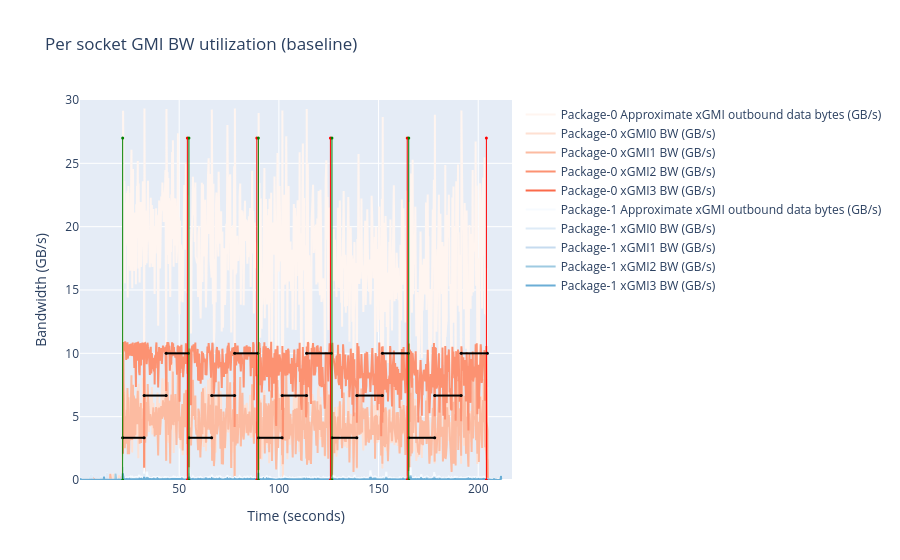
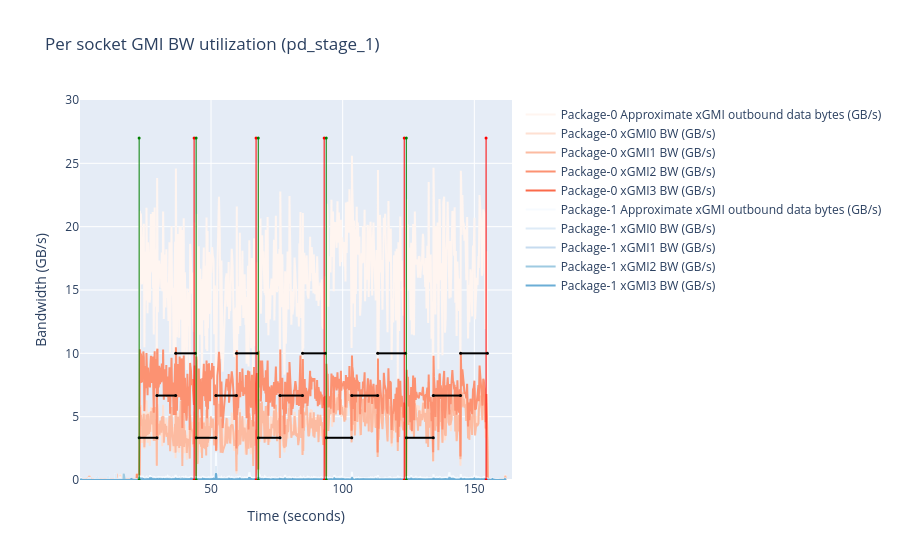
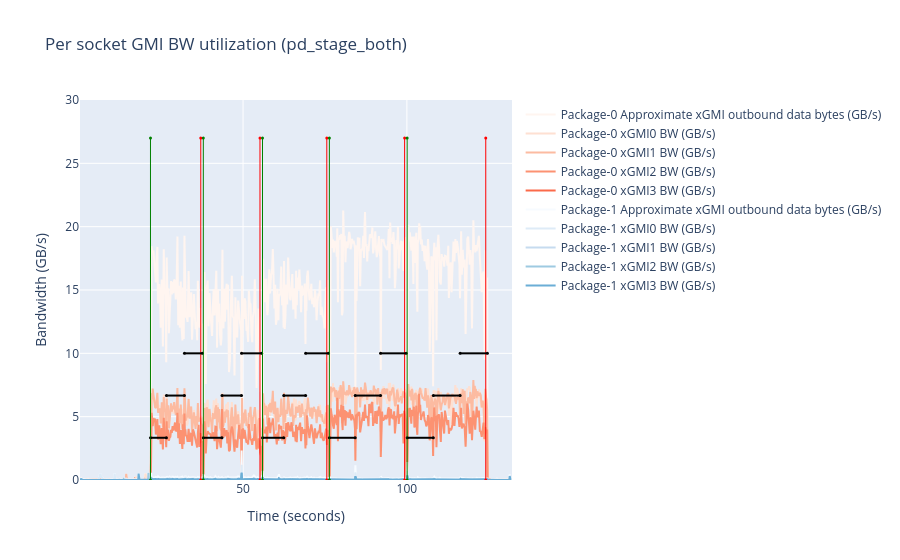

The cell these charts' notebook holds for them, in order:
### Code cell
def xgmi_bw(data: pd.DataFrame, timestamps: pd.DataFrame) -> go.Figure:
    fig = go.Figure()
    max_y_bw = 30
    time_axis = data['Timestamp'].dt.total_seconds()
    y_values = sorted([col for col in data.columns if 'GMI' in col])
    col_pal = ColumnColourPallette(y_values)
    for y_val in y_values:
        fig.add_trace(go.Scatter(x=time_axis, y=data[y_val], mode='lines', name=y_val, line=dict(color=col_pal[y_val])))

    fig.update_layout(title='Per socket GMI BW utilization', xaxis_title='Time (seconds)', yaxis_title='Bandwidth (GB/s)')
    fig.update_yaxes(range=[0, max_y_bw])
    # start/end of warmup + iterations of specific selectivity
    df_timestamps = timestamps[timestamps['label'].str.contains("sel_")]
    add_timestamp_start_end_bars(fig, df_timestamps)
    df_query_timestamps = timestamps[timestamps['label'].str.contains("query_")]
    add_query_start_end_bars(fig, df_query_timestamps)
    return fig

# create all of the graphs
if baseline:
    baseline_xgmi_fig = xgmi_bw(df_baseline, ts_baseline)
    baseline_xgmi_fig.update_layout(title='Per socket GMI BW utilization (baseline)')
    baseline_xgmi_fig.show()

if pd_max:
    pd_max_xgmi_fig = xgmi_bw(df_pd_max, ts_pd_max)
    pd_max_xgmi_fig.update_layout(title='Per socket GMI BW utilization (pd_max)')
    pd_max_xgmi_fig.show()

if pd_dop4:
    pd_dop4_xgmi_fig = xgmi_bw(df_pd_dop4, ts_pd_dop4)
    pd_dop4_xgmi_fig.update_layout(title='Per socket GMI BW utilization (pd_dop4)')
    pd_dop4_xgmi_fig.show()
    
if pd_stage_1:
    pd_stage_1_xgmi_fig = xgmi_bw(df_pd_stage_1, ts_pd_stage_1)
    pd_stage_1_xgmi_fig.update_layout(title='Per socket GMI BW utilization (pd_stage_1)')
    pd_stage_1_xgmi_fig.show()

if pd_stage_both:
    pd_stage_both_xgmi_fig = xgmi_bw(df_pd_stage_both, ts_pd_stage_both)
    pd_stage_both_xgmi_fig.update_layout(title='Per socket GMI BW utilization (pd_stage_both)')
    pd_stage_both_xgmi_fig.show()

### Figure 1 — Plotly figure (JSON) as saved in the notebook; plotly's stock layout.template omitted (floating-point values rounded to 4 significant figures; data arrays with more than 128 entries replaced by an {"elided": "..."} marker saying what was removed)
{"data": [{"line": {"color": "rgb(255,245,240)"}, "mode": "lines", "name": "Package-0 Approximate xGMI outbound data bytes (GB/s)", "type": "scatter", "x": {"elided": "991 float values"}, "y": {"elided": "991 float values"}}, {"line": {"color": "rgb(254,224,210)"}, "mode": "lines", "name": "Package-0 xGMI0 BW (GB/s)", "type": "scatter", "x": {"elided": "991 float values"}, "y": {"elided": "991 float values"}}, {"line": {"color": "rgb(252,187,161)"}, "mode": "lines", "name": "Package-0 xGMI1 BW (GB/s)", "type": "scatter", "x": {"elided": "991 float values"}, "y": {"elided": "991 float values"}}, {"line": {"color": "rgb(252,146,114)"}, "mode": "lines", "name": "Package-0 xGMI2 BW (GB/s)", "type": "scatter", "x": {"elided": "991 float values"}, "y": {"elided": "991 float values"}}, {"line": {"color": "rgb(251,106,74)"}, "mode": "lines", "name": "Package-0 xGMI3 BW (GB/s)", "type": "scatter", "x": {"elided": "991 float values"}, "y": {"elided": "991 int values"}}, {"line": {"color": "rgb(247,251,255)"}, "mode": "lines", "name": "Package-1 Approximate xGMI outbound data bytes (GB/s)", "type": "scatter", "x": {"elided": "991 float values"}, "y": {"elided": "991 float values"}}, {"line": {"color": "rgb(222,235,247)"}, "mode": "lines", "name": "Package-1 xGMI0 BW (GB/s)", "type": "scatter", "x": {"elided": "991 float values"}, "y": {"elided": "991 float values"}}, {"line": {"color": "rgb(198,219,239)"}, "mode": "lines", "name": "Package-1 xGMI1 BW (GB/s)", "type": "scatter", "x": {"elided": "991 float values"}, "y": {"elided": "991 int values"}}, {"line": {"color": "rgb(158,202,225)"}, "mode": "lines", "name": "Package-1 xGMI2 BW (GB/s)", "type": "scatter", "x": {"elided": "991 float values"}, "y": {"elided": "991 float values"}}, {"line": {"color": "rgb(107,174,214)"}, "mode": "lines", "name": "Package-1 xGMI3 BW (GB/s)", "type": "scatter", "x": {"elided": "991 float values"}, "y": {"elided": "991 float values"}}, {"hoverinfo": "text", "hovertext": ["start sel_0.000100", "start sel_0.000100"], "marker": {"color": "green", "size": 3}, "mode": "markers", "showlegend": false, "type": "scatter", "x": [21.64, 21.64], "y": [0, 27]}, {"hoverinfo": "text", "hovertext": ["start sel_0.000100", "start sel_0.000100"], "marker": {"color": "red", "size": 3}, "mode": "markers", "showlegend": false, "type": "scatter", "x": [54.09, 54.09], "y": [0, 27]}, {"hoverinfo": "text", "hovertext": ["start sel_0.001000", "start sel_0.001000"], "marker": {"color": "green", "size": 3}, "mode": "markers", "showlegend": false, "type": "scatter", "x": [54.87, 54.87], "y": [0, 27]}, {"hoverinfo": "text", "hovertext": ["start sel_0.001000", "start sel_0.001000"], "marker": {"color": "red", "size": 3}, "mode": "markers", "showlegend": false, "type": "scatter", "x": [88.94, 88.94], "y": [0, 27]}, {"hoverinfo": "text", "hovertext": ["start sel_0.010000", "start sel_0.010000"], "marker": {"color": "green", "size": 3}, "mode": "markers", "showlegend": false, "type": "scatter", "x": [89.72, 89.72], "y": [0, 27]}, {"hoverinfo": "text", "hovertext": ["start sel_0.010000", "start sel_0.010000"], "marker": {"color": "red", "size": 3}, "mode": "markers", "showlegend": false, "type": "scatter", "x": [125.8, 125.8], "y": [0, 27]}, {"hoverinfo": "text", "hovertext": ["start sel_0.100000", "start sel_0.100000"], "marker": {"color": "green", "size": 3}, "mode": "markers", "showlegend": false, "type": "scatter", "x": [126.6, 126.6], "y": [0, 27]}, {"hoverinfo": "text", "hovertext": ["start sel_0.100000", "start sel_0.100000"], "marker": {"color": "red", "size": 3}, "mode": "markers", "showlegend": false, "type": "scatter", "x": [164.4, 164.4], "y": [0, 27]}, {"hoverinfo": "text", "hovertext": ["start sel_1.000000", "start sel_1.000000"], "marker": {"color": "green", "size": 3}, "mode": "markers", "showlegend": false, "type": "scatter", "x": [165.1, 165.1], "y": [0, 27]}, {"hoverinfo": "text", "hovertext": ["start sel_1.000000", "start sel_1.000000"], "marker": {"color": "red", "size": 3}, "mode": "markers", "showlegend": false, "type": "scatter", "x": [204.1, 204.1], "y": [0, 27]}, {"hoverinfo": "text", "hovertext": ["start query_warmup. Duration: 10.77s", "end query_warmup. Duration: 10.77s"], "marker": {"color": "black", "size": 3}, "mode": "markers", "showlegend": false, "type": "scatter", "x": [21.64, 32.41], "y": [3.333, 3.333]}, {"hoverinfo": "text", "hovertext": ["start query_iter_0. Duration: 11.06s", "end query_iter_0. Duration: 11.06s"], "marker": {"color": "black", "size": 3}, "mode": "markers", "showlegend": false, "type": "scatter", "x": [32.41, 43.47], "y": [6.667, 6.667]}, {"hoverinfo": "text", "hovertext": ["start query_iter_1. Duration: 11.12s", "end query_iter_1. Duration: 11.12s"], "marker": {"color": "black", "size": 3}, "mode": "markers", "showlegend": false, "type": "scatter", "x": [43.47, 54.59], "y": [10, 10]}, {"hoverinfo": "text", "hovertext": ["start query_warmup. Duration: 11.41s", "end query_warmup. Duration: 11.41s"], "marker": {"color": "black", "size": 3}, "mode": "markers", "showlegend": false, "type": "scatter", "x": [54.87, 66.28], "y": [3.333, 3.333]}, {"hoverinfo": "text", "hovertext": ["start query_iter_0. Duration: 11.51s", "end query_iter_0. Duration: 11.51s"], "marker": {"color": "black", "size": 3}, "mode": "markers", "showlegend": false, "type": "scatter", "x": [66.28, 77.8], "y": [6.667, 6.667]}, {"hoverinfo": "text", "hovertext": ["start query_iter_1. Duration: 11.64s", "end query_iter_1. Duration: 11.64s"], "marker": {"color": "black", "size": 3}, "mode": "markers", "showlegend": false, "type": "scatter", "x": [77.8, 89.44], "y": [10, 10]}, {"hoverinfo": "text", "hovertext": ["start query_warmup. Duration: 11.91s", "end query_warmup. Duration: 11.91s"], "marker": {"color": "black", "size": 3}, "mode": "markers", "showlegend": false, "type": "scatter", "x": [89.72, 101.6], "y": [3.333, 3.333]}, {"hoverinfo": "text", "hovertext": ["start query_iter_0. Duration: 12.26s", "end query_iter_0. Duration: 12.26s"], "marker": {"color": "black", "size": 3}, "mode": "markers", "showlegend": false, "type": "scatter", "x": [101.6, 113.9], "y": [6.667, 6.667]}, {"hoverinfo": "text", "hovertext": ["start query_iter_1. Duration: 12.46s", "end query_iter_1. Duration: 12.46s"], "marker": {"color": "black", "size": 3}, "mode": "markers", "showlegend": false, "type": "scatter", "x": [113.9, 126.3], "y": [10, 10]}, {"hoverinfo": "text", "hovertext": ["start query_warmup. Duration: 12.48s", "end query_warmup. Duration: 12.48s"], "marker": {"color": "black", "size": 3}, "mode": "markers", "showlegend": false, "type": "scatter", "x": [126.6, 139.1], "y": [3.333, 3.333]}, {"hoverinfo": "text", "hovertext": ["start query_iter_0. Duration: 12.83s", "end query_iter_0. Duration: 12.83s"], "marker": {"color": "black", "size": 3}, "mode": "markers", "showlegend": false, "type": "scatter", "x": [139.1, 151.9], "y": [6.667, 6.667]}, {"hoverinfo": "text", "hovertext": ["start query_iter_1. Duration: 12.95s", "end query_iter_1. Duration: 12.95s"], "marker": {"color": "black", "size": 3}, "mode": "markers", "showlegend": false, "type": "scatter", "x": [151.9, 164.9], "y": [10, 10]}, {"hoverinfo": "text", "hovertext": ["start query_warmup. Duration: 13.02s", "end query_warmup. Duration: 13.02s"], "marker": {"color": "black", "size": 3}, "mode": "markers", "showlegend": false, "type": "scatter", "x": [165.1, 178.2], "y": [3.333, 3.333]}, {"hoverinfo": "text", "hovertext": ["start query_iter_0. Duration: 13.28s", "end query_iter_0. Duration: 13.28s"], "marker": {"color": "black", "size": 3}, "mode": "markers", "showlegend": false, "type": "scatter", "x": [178.2, 191.4], "y": [6.667, 6.667]}, {"hoverinfo": "text", "hovertext": ["start query_iter_1. Duration: 13.16s", "end query_iter_1. Duration: 13.16s"], "marker": {"color": "black", "size": 3}, "mode": "markers", "showlegend": false, "type": "scatter", "x": [191.4, 204.6], "y": [10, 10]}], "layout": {"shapes": [{"line": {"color": "green", "width": 1}, "showlegend": false, "type": "line", "x0": 21.64, "x1": 21.64, "y0": 0, "y1": 27}, {"line": {"color": "red", "width": 1}, "showlegend": false, "type": "line", "x0": 54.09, "x1": 54.09, "y0": 0, "y1": 27}, {"line": {"color": "green", "width": 1}, "showlegend": false, "type": "line", "x0": 54.87, "x1": 54.87, "y0": 0, "y1": 27}, {"line": {"color": "red", "width": 1}, "showlegend": false, "type": "line", "x0": 88.94, "x1": 88.94, "y0": 0, "y1": 27}, {"line": {"color": "green", "width": 1}, "showlegend": false, "type": "line", "x0": 89.72, "x1": 89.72, "y0": 0, "y1": 27}, {"line": {"color": "red", "width": 1}, "showlegend": false, "type": "line", "x0": 125.8, "x1": 125.8, "y0": 0, "y1": 27}, {"line": {"color": "green", "width": 1}, "showlegend": false, "type": "line", "x0": 126.6, "x1": 126.6, "y0": 0, "y1": 27}, {"line": {"color": "red", "width": 1}, "showlegend": false, "type": "line", "x0": 164.4, "x1": 164.4, "y0": 0, "y1": 27}, {"line": {"color": "green", "width": 1}, "showlegend": false, "type": "line", "x0": 165.1, "x1": 165.1, "y0": 0, "y1": 27}, {"line": {"color": "red", "width": 1}, "showlegend": false, "type": "line", "x0": 204.1, "x1": 204.1, "y0": 0, "y1": 27}, {"line": {"color": "black", "width": 2}, "showlegend": false, "type": "line", "x0": 21.64, "x1": 32.41, "y0": 3.333, "y1": 3.333}, {"line": {"color": "black", "width": 2}, "showlegend": false, "type": "line", "x0": 32.41, "x1": 43.47, "y0": 6.667, "y1": 6.667}, {"line": {"color": "black", "width": 2}, "showlegend": false, "type": "line", "x0": 43.47, "x1": 54.59, "y0": 10, "y1": 10}, {"line": {"color": "black", "width": 2}, "showlegend": false, "type": "line", "x0": 54.87, "x1": 66.28, "y0": 3.333, "y1": 3.333}, {"line": {"color": "black", "width": 2}, "showlegend": false, "type": "line", "x0": 66.28, "x1": 77.8, "y0": 6.667, "y1": 6.667}, {"line": {"color": "black", "width": 2}, "showlegend": false, "type": "line", "x0": 77.8, "x1": 89.44, "y0": 10, "y1": 10}, {"line": {"color": "black", "width": 2}, "showlegend": false, "type": "line", "x0": 89.72, "x1": 101.6, "y0": 3.333, "y1": 3.333}, {"line": {"color": "black", "width": 2}, "showlegend": false, "type": "line", "x0": 101.6, "x1": 113.9, "y0": 6.667, "y1": 6.667}, {"line": {"color": "black", "width": 2}, "showlegend": false, "type": "line", "x0": 113.9, "x1": 126.3, "y0": 10, "y1": 10}, {"line": {"color": "black", "width": 2}, "showlegend": false, "type": "line", "x0": 126.6, "x1": 139.1, "y0": 3.333, "y1": 3.333}, {"line": {"color": "black", "width": 2}, "showlegend": false, "type": "line", "x0": 139.1, "x1": 151.9, "y0": 6.667, "y1": 6.667}, {"line": {"color": "black", "width": 2}, "showlegend": false, "type": "line", "x0": 151.9, "x1": 164.9, "y0": 10, "y1": 10}, {"line": {"color": "black", "width": 2}, "showlegend": false, "type": "line", "x0": 165.1, "x1": 178.2, "y0": 3.333, "y1": 3.333}, {"line": {"color": "black", "width": 2}, "showlegend": false, "type": "line", "x0": 178.2, "x1": 191.4, "y0": 6.667, "y1": 6.667}, {"line": {"color": "black", "width": 2}, "showlegend": false, "type": "line", "x0": 191.4, "x1": 204.6, "y0": 10, "y1": 10}], "title": {"text": "Per socket GMI BW utilization (baseline)"}, "xaxis": {"title": {"text": "Time (seconds)"}}, "yaxis": {"range": [0, 30], "title": {"text": "Bandwidth (GB/s)"}}}}

### Figure 2 — Plotly figure (JSON) as saved in the notebook; plotly's stock layout.template omitted (floating-point values rounded to 4 significant figures; data arrays with more than 128 entries replaced by an {"elided": "..."} marker saying what was removed)
{"data": [{"line": {"color": "rgb(255,245,240)"}, "mode": "lines", "name": "Package-0 Approximate xGMI outbound data bytes (GB/s)", "type": "scatter", "x": {"elided": "821 float values"}, "y": {"elided": "821 float values"}}, {"line": {"color": "rgb(254,224,210)"}, "mode": "lines", "name": "Package-0 xGMI0 BW (GB/s)", "type": "scatter", "x": {"elided": "821 float values"}, "y": {"elided": "821 float values"}}, {"line": {"color": "rgb(252,187,161)"}, "mode": "lines", "name": "Package-0 xGMI1 BW (GB/s)", "type": "scatter", "x": {"elided": "821 float values"}, "y": {"elided": "821 float values"}}, {"line": {"color": "rgb(252,146,114)"}, "mode": "lines", "name": "Package-0 xGMI2 BW (GB/s)", "type": "scatter", "x": {"elided": "821 float values"}, "y": {"elided": "821 float values"}}, {"line": {"color": "rgb(251,106,74)"}, "mode": "lines", "name": "Package-0 xGMI3 BW (GB/s)", "type": "scatter", "x": {"elided": "821 float values"}, "y": {"elided": "821 int values"}}, {"line": {"color": "rgb(247,251,255)"}, "mode": "lines", "name": "Package-1 Approximate xGMI outbound data bytes (GB/s)", "type": "scatter", "x": {"elided": "821 float values"}, "y": {"elided": "821 float values"}}, {"line": {"color": "rgb(222,235,247)"}, "mode": "lines", "name": "Package-1 xGMI0 BW (GB/s)", "type": "scatter", "x": {"elided": "821 float values"}, "y": {"elided": "821 float values"}}, {"line": {"color": "rgb(198,219,239)"}, "mode": "lines", "name": "Package-1 xGMI1 BW (GB/s)", "type": "scatter", "x": {"elided": "821 float values"}, "y": {"elided": "821 int values"}}, {"line": {"color": "rgb(158,202,225)"}, "mode": "lines", "name": "Package-1 xGMI2 BW (GB/s)", "type": "scatter", "x": {"elided": "821 float values"}, "y": {"elided": "821 float values"}}, {"line": {"color": "rgb(107,174,214)"}, "mode": "lines", "name": "Package-1 xGMI3 BW (GB/s)", "type": "scatter", "x": {"elided": "821 float values"}, "y": {"elided": "821 float values"}}, {"hoverinfo": "text", "hovertext": ["start sel_0.000100", "start sel_0.000100"], "marker": {"color": "green", "size": 3}, "mode": "markers", "showlegend": false, "type": "scatter", "x": [22.71, 22.71], "y": [0, 27]}, {"hoverinfo": "text", "hovertext": ["start sel_0.000100", "start sel_0.000100"], "marker": {"color": "red", "size": 3}, "mode": "markers", "showlegend": false, "type": "scatter", "x": [43.58, 43.58], "y": [0, 27]}, {"hoverinfo": "text", "hovertext": ["start sel_0.001000", "start sel_0.001000"], "marker": {"color": "green", "size": 3}, "mode": "markers", "showlegend": false, "type": "scatter", "x": [44.35, 44.35], "y": [0, 27]}, {"hoverinfo": "text", "hovertext": ["start sel_0.001000", "start sel_0.001000"], "marker": {"color": "red", "size": 3}, "mode": "markers", "showlegend": false, "type": "scatter", "x": [67.11, 67.11], "y": [0, 27]}, {"hoverinfo": "text", "hovertext": ["start sel_0.010000", "start sel_0.010000"], "marker": {"color": "green", "size": 3}, "mode": "markers", "showlegend": false, "type": "scatter", "x": [67.94, 67.94], "y": [0, 27]}, {"hoverinfo": "text", "hovertext": ["start sel_0.010000", "start sel_0.010000"], "marker": {"color": "red", "size": 3}, "mode": "markers", "showlegend": false, "type": "scatter", "x": [92.97, 92.97], "y": [0, 27]}, {"hoverinfo": "text", "hovertext": ["start sel_0.100000", "start sel_0.100000"], "marker": {"color": "green", "size": 3}, "mode": "markers", "showlegend": false, "type": "scatter", "x": [93.76, 93.76], "y": [0, 27]}, {"hoverinfo": "text", "hovertext": ["start sel_0.100000", "start sel_0.100000"], "marker": {"color": "red", "size": 3}, "mode": "markers", "showlegend": false, "type": "scatter", "x": [123.4, 123.4], "y": [0, 27]}, {"hoverinfo": "text", "hovertext": ["start sel_1.000000", "start sel_1.000000"], "marker": {"color": "green", "size": 3}, "mode": "markers", "showlegend": false, "type": "scatter", "x": [124.2, 124.2], "y": [0, 27]}, {"hoverinfo": "text", "hovertext": ["start sel_1.000000", "start sel_1.000000"], "marker": {"color": "red", "size": 3}, "mode": "markers", "showlegend": false, "type": "scatter", "x": [154.5, 154.5], "y": [0, 27]}, {"hoverinfo": "text", "hovertext": ["start query_warmup. Duration: 6.74s", "end query_warmup. Duration: 6.74s"], "marker": {"color": "black", "size": 3}, "mode": "markers", "showlegend": false, "type": "scatter", "x": [22.71, 29.45], "y": [3.333, 3.333]}, {"hoverinfo": "text", "hovertext": ["start query_iter_0. Duration: 7.12s", "end query_iter_0. Duration: 7.12s"], "marker": {"color": "black", "size": 3}, "mode": "markers", "showlegend": false, "type": "scatter", "x": [29.45, 36.58], "y": [6.667, 6.667]}, {"hoverinfo": "text", "hovertext": ["start query_iter_1. Duration: 7.50s", "end query_iter_1. Duration: 7.50s"], "marker": {"color": "black", "size": 3}, "mode": "markers", "showlegend": false, "type": "scatter", "x": [36.58, 44.08], "y": [10, 10]}, {"hoverinfo": "text", "hovertext": ["start query_warmup. Duration: 7.49s", "end query_warmup. Duration: 7.49s"], "marker": {"color": "black", "size": 3}, "mode": "markers", "showlegend": false, "type": "scatter", "x": [44.35, 51.85], "y": [3.333, 3.333]}, {"hoverinfo": "text", "hovertext": ["start query_iter_0. Duration: 7.83s", "end query_iter_0. Duration: 7.83s"], "marker": {"color": "black", "size": 3}, "mode": "markers", "showlegend": false, "type": "scatter", "x": [51.85, 59.67], "y": [6.667, 6.667]}, {"hoverinfo": "text", "hovertext": ["start query_iter_1. Duration: 7.94s", "end query_iter_1. Duration: 7.94s"], "marker": {"color": "black", "size": 3}, "mode": "markers", "showlegend": false, "type": "scatter", "x": [59.67, 67.61], "y": [10, 10]}, {"hoverinfo": "text", "hovertext": ["start query_warmup. Duration: 8.25s", "end query_warmup. Duration: 8.25s"], "marker": {"color": "black", "size": 3}, "mode": "markers", "showlegend": false, "type": "scatter", "x": [67.94, 76.2], "y": [3.333, 3.333]}, {"hoverinfo": "text", "hovertext": ["start query_iter_0. Duration: 8.56s", "end query_iter_0. Duration: 8.56s"], "marker": {"color": "black", "size": 3}, "mode": "markers", "showlegend": false, "type": "scatter", "x": [76.2, 84.75], "y": [6.667, 6.667]}, {"hoverinfo": "text", "hovertext": ["start query_iter_1. Duration: 8.72s", "end query_iter_1. Duration: 8.72s"], "marker": {"color": "black", "size": 3}, "mode": "markers", "showlegend": false, "type": "scatter", "x": [84.75, 93.47], "y": [10, 10]}, {"hoverinfo": "text", "hovertext": ["start query_warmup. Duration: 9.69s", "end query_warmup. Duration: 9.69s"], "marker": {"color": "black", "size": 3}, "mode": "markers", "showlegend": false, "type": "scatter", "x": [93.76, 103.4], "y": [3.333, 3.333]}, {"hoverinfo": "text", "hovertext": ["start query_iter_0. Duration: 9.85s", "end query_iter_0. Duration: 9.85s"], "marker": {"color": "black", "size": 3}, "mode": "markers", "showlegend": false, "type": "scatter", "x": [103.4, 113.3], "y": [6.667, 6.667]}, {"hoverinfo": "text", "hovertext": ["start query_iter_1. Duration: 10.59s", "end query_iter_1. Duration: 10.59s"], "marker": {"color": "black", "size": 3}, "mode": "markers", "showlegend": false, "type": "scatter", "x": [113.3, 123.9], "y": [10, 10]}, {"hoverinfo": "text", "hovertext": ["start query_warmup. Duration: 10.25s", "end query_warmup. Duration: 10.25s"], "marker": {"color": "black", "size": 3}, "mode": "markers", "showlegend": false, "type": "scatter", "x": [124.2, 134.4], "y": [3.333, 3.333]}, {"hoverinfo": "text", "hovertext": ["start query_iter_0. Duration: 10.35s", "end query_iter_0. Duration: 10.35s"], "marker": {"color": "black", "size": 3}, "mode": "markers", "showlegend": false, "type": "scatter", "x": [134.4, 144.8], "y": [6.667, 6.667]}, {"hoverinfo": "text", "hovertext": ["start query_iter_1. Duration: 10.19s", "end query_iter_1. Duration: 10.19s"], "marker": {"color": "black", "size": 3}, "mode": "markers", "showlegend": false, "type": "scatter", "x": [144.8, 155.0], "y": [10, 10]}], "layout": {"shapes": [{"line": {"color": "green", "width": 1}, "showlegend": false, "type": "line", "x0": 22.71, "x1": 22.71, "y0": 0, "y1": 27}, {"line": {"color": "red", "width": 1}, "showlegend": false, "type": "line", "x0": 43.58, "x1": 43.58, "y0": 0, "y1": 27}, {"line": {"color": "green", "width": 1}, "showlegend": false, "type": "line", "x0": 44.35, "x1": 44.35, "y0": 0, "y1": 27}, {"line": {"color": "red", "width": 1}, "showlegend": false, "type": "line", "x0": 67.11, "x1": 67.11, "y0": 0, "y1": 27}, {"line": {"color": "green", "width": 1}, "showlegend": false, "type": "line", "x0": 67.94, "x1": 67.94, "y0": 0, "y1": 27}, {"line": {"color": "red", "width": 1}, "showlegend": false, "type": "line", "x0": 92.97, "x1": 92.97, "y0": 0, "y1": 27}, {"line": {"color": "green", "width": 1}, "showlegend": false, "type": "line", "x0": 93.76, "x1": 93.76, "y0": 0, "y1": 27}, {"line": {"color": "red", "width": 1}, "showlegend": false, "type": "line", "x0": 123.4, "x1": 123.4, "y0": 0, "y1": 27}, {"line": {"color": "green", "width": 1}, "showlegend": false, "type": "line", "x0": 124.2, "x1": 124.2, "y0": 0, "y1": 27}, {"line": {"color": "red", "width": 1}, "showlegend": false, "type": "line", "x0": 154.5, "x1": 154.5, "y0": 0, "y1": 27}, {"line": {"color": "black", "width": 2}, "showlegend": false, "type": "line", "x0": 22.71, "x1": 29.45, "y0": 3.333, "y1": 3.333}, {"line": {"color": "black", "width": 2}, "showlegend": false, "type": "line", "x0": 29.45, "x1": 36.58, "y0": 6.667, "y1": 6.667}, {"line": {"color": "black", "width": 2}, "showlegend": false, "type": "line", "x0": 36.58, "x1": 44.08, "y0": 10, "y1": 10}, {"line": {"color": "black", "width": 2}, "showlegend": false, "type": "line", "x0": 44.35, "x1": 51.85, "y0": 3.333, "y1": 3.333}, {"line": {"color": "black", "width": 2}, "showlegend": false, "type": "line", "x0": 51.85, "x1": 59.67, "y0": 6.667, "y1": 6.667}, {"line": {"color": "black", "width": 2}, "showlegend": false, "type": "line", "x0": 59.67, "x1": 67.61, "y0": 10, "y1": 10}, {"line": {"color": "black", "width": 2}, "showlegend": false, "type": "line", "x0": 67.94, "x1": 76.2, "y0": 3.333, "y1": 3.333}, {"line": {"color": "black", "width": 2}, "showlegend": false, "type": "line", "x0": 76.2, "x1": 84.75, "y0": 6.667, "y1": 6.667}, {"line": {"color": "black", "width": 2}, "showlegend": false, "type": "line", "x0": 84.75, "x1": 93.47, "y0": 10, "y1": 10}, {"line": {"color": "black", "width": 2}, "showlegend": false, "type": "line", "x0": 93.76, "x1": 103.4, "y0": 3.333, "y1": 3.333}, {"line": {"color": "black", "width": 2}, "showlegend": false, "type": "line", "x0": 103.4, "x1": 113.3, "y0": 6.667, "y1": 6.667}, {"line": {"color": "black", "width": 2}, "showlegend": false, "type": "line", "x0": 113.3, "x1": 123.9, "y0": 10, "y1": 10}, {"line": {"color": "black", "width": 2}, "showlegend": false, "type": "line", "x0": 124.2, "x1": 134.4, "y0": 3.333, "y1": 3.333}, {"line": {"color": "black", "width": 2}, "showlegend": false, "type": "line", "x0": 134.4, "x1": 144.8, "y0": 6.667, "y1": 6.667}, {"line": {"color": "black", "width": 2}, "showlegend": false, "type": "line", "x0": 144.8, "x1": 155.0, "y0": 10, "y1": 10}], "title": {"text": "Per socket GMI BW utilization (pd_stage_1)"}, "xaxis": {"title": {"text": "Time (seconds)"}}, "yaxis": {"range": [0, 30], "title": {"text": "Bandwidth (GB/s)"}}}}

### Figure 3 — Plotly figure (JSON) as saved in the notebook; plotly's stock layout.template omitted (floating-point values rounded to 4 significant figures; data arrays with more than 128 entries replaced by an {"elided": "..."} marker saying what was removed)
{"data": [{"line": {"color": "rgb(255,245,240)"}, "mode": "lines", "name": "Package-0 Approximate xGMI outbound data bytes (GB/s)", "type": "scatter", "x": {"elided": "670 float values"}, "y": {"elided": "670 float values"}}, {"line": {"color": "rgb(254,224,210)"}, "mode": "lines", "name": "Package-0 xGMI0 BW (GB/s)", "type": "scatter", "x": {"elided": "670 float values"}, "y": {"elided": "670 float values"}}, {"line": {"color": "rgb(252,187,161)"}, "mode": "lines", "name": "Package-0 xGMI1 BW (GB/s)", "type": "scatter", "x": {"elided": "670 float values"}, "y": {"elided": "670 float values"}}, {"line": {"color": "rgb(252,146,114)"}, "mode": "lines", "name": "Package-0 xGMI2 BW (GB/s)", "type": "scatter", "x": {"elided": "670 float values"}, "y": {"elided": "670 float values"}}, {"line": {"color": "rgb(251,106,74)"}, "mode": "lines", "name": "Package-0 xGMI3 BW (GB/s)", "type": "scatter", "x": {"elided": "670 float values"}, "y": {"elided": "670 int values"}}, {"line": {"color": "rgb(247,251,255)"}, "mode": "lines", "name": "Package-1 Approximate xGMI outbound data bytes (GB/s)", "type": "scatter", "x": {"elided": "670 float values"}, "y": {"elided": "670 float values"}}, {"line": {"color": "rgb(222,235,247)"}, "mode": "lines", "name": "Package-1 xGMI0 BW (GB/s)", "type": "scatter", "x": {"elided": "670 float values"}, "y": {"elided": "670 float values"}}, {"line": {"color": "rgb(198,219,239)"}, "mode": "lines", "name": "Package-1 xGMI1 BW (GB/s)", "type": "scatter", "x": {"elided": "670 float values"}, "y": {"elided": "670 int values"}}, {"line": {"color": "rgb(158,202,225)"}, "mode": "lines", "name": "Package-1 xGMI2 BW (GB/s)", "type": "scatter", "x": {"elided": "670 float values"}, "y": {"elided": "670 float values"}}, {"line": {"color": "rgb(107,174,214)"}, "mode": "lines", "name": "Package-1 xGMI3 BW (GB/s)", "type": "scatter", "x": {"elided": "670 float values"}, "y": {"elided": "670 float values"}}, {"hoverinfo": "text", "hovertext": ["start sel_0.000100", "start sel_0.000100"], "marker": {"color": "green", "size": 3}, "mode": "markers", "showlegend": false, "type": "scatter", "x": [21.75, 21.75], "y": [0, 27]}, {"hoverinfo": "text", "hovertext": ["start sel_0.000100", "start sel_0.000100"], "marker": {"color": "red", "size": 3}, "mode": "markers", "showlegend": false, "type": "scatter", "x": [37.1, 37.1], "y": [0, 27]}, {"hoverinfo": "text", "hovertext": ["start sel_0.001000", "start sel_0.001000"], "marker": {"color": "green", "size": 3}, "mode": "markers", "showlegend": false, "type": "scatter", "x": [37.87, 37.87], "y": [0, 27]}, {"hoverinfo": "text", "hovertext": ["start sel_0.001000", "start sel_0.001000"], "marker": {"color": "red", "size": 3}, "mode": "markers", "showlegend": false, "type": "scatter", "x": [55.17, 55.17], "y": [0, 27]}, {"hoverinfo": "text", "hovertext": ["start sel_0.010000", "start sel_0.010000"], "marker": {"color": "green", "size": 3}, "mode": "markers", "showlegend": false, "type": "scatter", "x": [55.94, 55.94], "y": [0, 27]}, {"hoverinfo": "text", "hovertext": ["start sel_0.010000", "start sel_0.010000"], "marker": {"color": "red", "size": 3}, "mode": "markers", "showlegend": false, "type": "scatter", "x": [75.56, 75.56], "y": [0, 27]}, {"hoverinfo": "text", "hovertext": ["start sel_0.100000", "start sel_0.100000"], "marker": {"color": "green", "size": 3}, "mode": "markers", "showlegend": false, "type": "scatter", "x": [76.34, 76.34], "y": [0, 27]}, {"hoverinfo": "text", "hovertext": ["start sel_0.100000", "start sel_0.100000"], "marker": {"color": "red", "size": 3}, "mode": "markers", "showlegend": false, "type": "scatter", "x": [99.31, 99.31], "y": [0, 27]}, {"hoverinfo": "text", "hovertext": ["start sel_1.000000", "start sel_1.000000"], "marker": {"color": "green", "size": 3}, "mode": "markers", "showlegend": false, "type": "scatter", "x": [100.1, 100.1], "y": [0, 27]}, {"hoverinfo": "text", "hovertext": ["start sel_1.000000", "start sel_1.000000"], "marker": {"color": "red", "size": 3}, "mode": "markers", "showlegend": false, "type": "scatter", "x": [124.1, 124.1], "y": [0, 27]}, {"hoverinfo": "text", "hovertext": ["start query_warmup. Duration: 4.86s", "end query_warmup. Duration: 4.86s"], "marker": {"color": "black", "size": 3}, "mode": "markers", "showlegend": false, "type": "scatter", "x": [21.75, 26.61], "y": [3.333, 3.333]}, {"hoverinfo": "text", "hovertext": ["start query_iter_0. Duration: 5.50s", "end query_iter_0. Duration: 5.50s"], "marker": {"color": "black", "size": 3}, "mode": "markers", "showlegend": false, "type": "scatter", "x": [26.61, 32.12], "y": [6.667, 6.667]}, {"hoverinfo": "text", "hovertext": ["start query_iter_1. Duration: 5.48s", "end query_iter_1. Duration: 5.48s"], "marker": {"color": "black", "size": 3}, "mode": "markers", "showlegend": false, "type": "scatter", "x": [32.12, 37.6], "y": [10, 10]}, {"hoverinfo": "text", "hovertext": ["start query_warmup. Duration: 5.69s", "end query_warmup. Duration: 5.69s"], "marker": {"color": "black", "size": 3}, "mode": "markers", "showlegend": false, "type": "scatter", "x": [37.87, 43.57], "y": [3.333, 3.333]}, {"hoverinfo": "text", "hovertext": ["start query_iter_0. Duration: 5.96s", "end query_iter_0. Duration: 5.96s"], "marker": {"color": "black", "size": 3}, "mode": "markers", "showlegend": false, "type": "scatter", "x": [43.57, 49.53], "y": [6.667, 6.667]}, {"hoverinfo": "text", "hovertext": ["start query_iter_1. Duration: 6.14s", "end query_iter_1. Duration: 6.14s"], "marker": {"color": "black", "size": 3}, "mode": "markers", "showlegend": false, "type": "scatter", "x": [49.53, 55.67], "y": [10, 10]}, {"hoverinfo": "text", "hovertext": ["start query_warmup. Duration: 6.48s", "end query_warmup. Duration: 6.48s"], "marker": {"color": "black", "size": 3}, "mode": "markers", "showlegend": false, "type": "scatter", "x": [55.94, 62.42], "y": [3.333, 3.333]}, {"hoverinfo": "text", "hovertext": ["start query_iter_0. Duration: 6.68s", "end query_iter_0. Duration: 6.68s"], "marker": {"color": "black", "size": 3}, "mode": "markers", "showlegend": false, "type": "scatter", "x": [62.42, 69.1], "y": [6.667, 6.667]}, {"hoverinfo": "text", "hovertext": ["start query_iter_1. Duration: 6.96s", "end query_iter_1. Duration: 6.96s"], "marker": {"color": "black", "size": 3}, "mode": "markers", "showlegend": false, "type": "scatter", "x": [69.1, 76.06], "y": [10, 10]}, {"hoverinfo": "text", "hovertext": ["start query_warmup. Duration: 7.89s", "end query_warmup. Duration: 7.89s"], "marker": {"color": "black", "size": 3}, "mode": "markers", "showlegend": false, "type": "scatter", "x": [76.34, 84.23], "y": [3.333, 3.333]}, {"hoverinfo": "text", "hovertext": ["start query_iter_0. Duration: 7.73s", "end query_iter_0. Duration: 7.73s"], "marker": {"color": "black", "size": 3}, "mode": "markers", "showlegend": false, "type": "scatter", "x": [84.23, 91.96], "y": [6.667, 6.667]}, {"hoverinfo": "text", "hovertext": ["start query_iter_1. Duration: 7.84s", "end query_iter_1. Duration: 7.84s"], "marker": {"color": "black", "size": 3}, "mode": "markers", "showlegend": false, "type": "scatter", "x": [91.96, 99.81], "y": [10, 10]}, {"hoverinfo": "text", "hovertext": ["start query_warmup. Duration: 7.99s", "end query_warmup. Duration: 7.99s"], "marker": {"color": "black", "size": 3}, "mode": "markers", "showlegend": false, "type": "scatter", "x": [100.1, 108.1], "y": [3.333, 3.333]}, {"hoverinfo": "text", "hovertext": ["start query_iter_0. Duration: 8.18s", "end query_iter_0. Duration: 8.18s"], "marker": {"color": "black", "size": 3}, "mode": "markers", "showlegend": false, "type": "scatter", "x": [108.1, 116.3], "y": [6.667, 6.667]}, {"hoverinfo": "text", "hovertext": ["start query_iter_1. Duration: 8.32s", "end query_iter_1. Duration: 8.32s"], "marker": {"color": "black", "size": 3}, "mode": "markers", "showlegend": false, "type": "scatter", "x": [116.3, 124.6], "y": [10, 10]}], "layout": {"shapes": [{"line": {"color": "green", "width": 1}, "showlegend": false, "type": "line", "x0": 21.75, "x1": 21.75, "y0": 0, "y1": 27}, {"line": {"color": "red", "width": 1}, "showlegend": false, "type": "line", "x0": 37.1, "x1": 37.1, "y0": 0, "y1": 27}, {"line": {"color": "green", "width": 1}, "showlegend": false, "type": "line", "x0": 37.87, "x1": 37.87, "y0": 0, "y1": 27}, {"line": {"color": "red", "width": 1}, "showlegend": false, "type": "line", "x0": 55.17, "x1": 55.17, "y0": 0, "y1": 27}, {"line": {"color": "green", "width": 1}, "showlegend": false, "type": "line", "x0": 55.94, "x1": 55.94, "y0": 0, "y1": 27}, {"line": {"color": "red", "width": 1}, "showlegend": false, "type": "line", "x0": 75.56, "x1": 75.56, "y0": 0, "y1": 27}, {"line": {"color": "green", "width": 1}, "showlegend": false, "type": "line", "x0": 76.34, "x1": 76.34, "y0": 0, "y1": 27}, {"line": {"color": "red", "width": 1}, "showlegend": false, "type": "line", "x0": 99.31, "x1": 99.31, "y0": 0, "y1": 27}, {"line": {"color": "green", "width": 1}, "showlegend": false, "type": "line", "x0": 100.1, "x1": 100.1, "y0": 0, "y1": 27}, {"line": {"color": "red", "width": 1}, "showlegend": false, "type": "line", "x0": 124.1, "x1": 124.1, "y0": 0, "y1": 27}, {"line": {"color": "black", "width": 2}, "showlegend": false, "type": "line", "x0": 21.75, "x1": 26.61, "y0": 3.333, "y1": 3.333}, {"line": {"color": "black", "width": 2}, "showlegend": false, "type": "line", "x0": 26.61, "x1": 32.12, "y0": 6.667, "y1": 6.667}, {"line": {"color": "black", "width": 2}, "showlegend": false, "type": "line", "x0": 32.12, "x1": 37.6, "y0": 10, "y1": 10}, {"line": {"color": "black", "width": 2}, "showlegend": false, "type": "line", "x0": 37.87, "x1": 43.57, "y0": 3.333, "y1": 3.333}, {"line": {"color": "black", "width": 2}, "showlegend": false, "type": "line", "x0": 43.57, "x1": 49.53, "y0": 6.667, "y1": 6.667}, {"line": {"color": "black", "width": 2}, "showlegend": false, "type": "line", "x0": 49.53, "x1": 55.67, "y0": 10, "y1": 10}, {"line": {"color": "black", "width": 2}, "showlegend": false, "type": "line", "x0": 55.94, "x1": 62.42, "y0": 3.333, "y1": 3.333}, {"line": {"color": "black", "width": 2}, "showlegend": false, "type": "line", "x0": 62.42, "x1": 69.1, "y0": 6.667, "y1": 6.667}, {"line": {"color": "black", "width": 2}, "showlegend": false, "type": "line", "x0": 69.1, "x1": 76.06, "y0": 10, "y1": 10}, {"line": {"color": "black", "width": 2}, "showlegend": false, "type": "line", "x0": 76.34, "x1": 84.23, "y0": 3.333, "y1": 3.333}, {"line": {"color": "black", "width": 2}, "showlegend": false, "type": "line", "x0": 84.23, "x1": 91.96, "y0": 6.667, "y1": 6.667}, {"line": {"color": "black", "width": 2}, "showlegend": false, "type": "line", "x0": 91.96, "x1": 99.81, "y0": 10, "y1": 10}, {"line": {"color": "black", "width": 2}, "showlegend": false, "type": "line", "x0": 100.1, "x1": 108.1, "y0": 3.333, "y1": 3.333}, {"line": {"color": "black", "width": 2}, "showlegend": false, "type": "line", "x0": 108.1, "x1": 116.3, "y0": 6.667, "y1": 6.667}, {"line": {"color": "black", "width": 2}, "showlegend": false, "type": "line", "x0": 116.3, "x1": 124.6, "y0": 10, "y1": 10}], "title": {"text": "Per socket GMI BW utilization (pd_stage_both)"}, "xaxis": {"title": {"text": "Time (seconds)"}}, "yaxis": {"range": [0, 30], "title": {"text": "Bandwidth (GB/s)"}}}}
